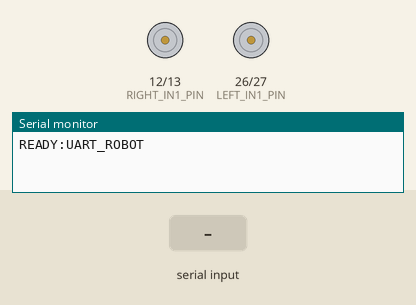
Bench run of a sketch on a simulated ESP32. Shown: motor-driver pin pairs drawn as motors (green arrow = first pin HIGH = forward, orange = second pin HIGH = backward, longer = more drive, scaled by the enable pin), the last lines printed to the serial monitor. The test bench sets the inputs (shaded band).

Above: at 1.2 s.
1.3 s: "M:FORWARD\n" received over Serial
At 1.7 s:
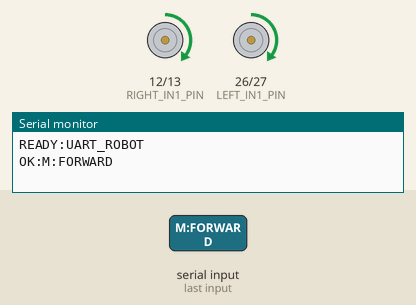
3.3 s: "M:BACKWARD\n" received over Serial
At 3.6 s:
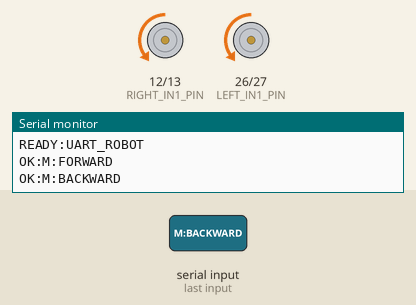
5.3 s: "M:LEFT\n" received over Serial
At 5.7 s:
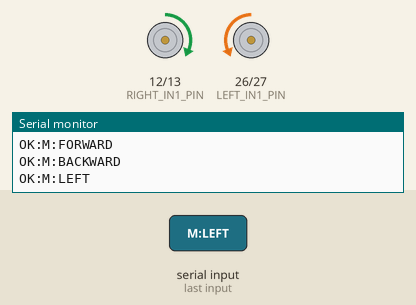
7.3 s: "M:RIGHT\n" received over Serial
At 7.7 s:
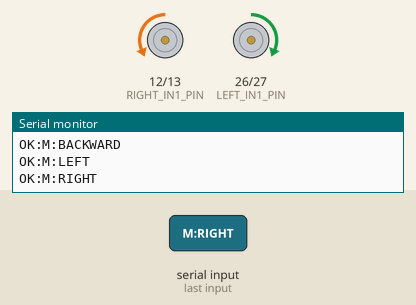
9.3 s: "M:FORWARD:45\n" received over Serial
At 9.7 s:
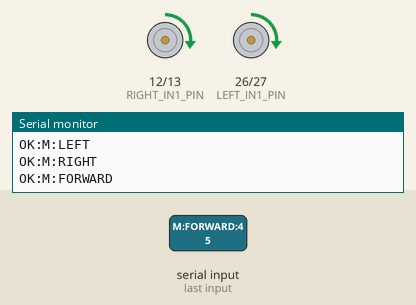
11.3 s: "M:BACKWARD:45\n" received over Serial
At 11.7 s:
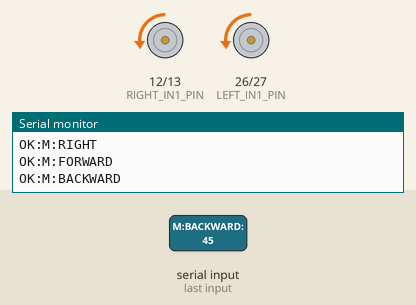
Timing chart, 0 to 14.3 s (numbered marks = the images above; inputs shaded):
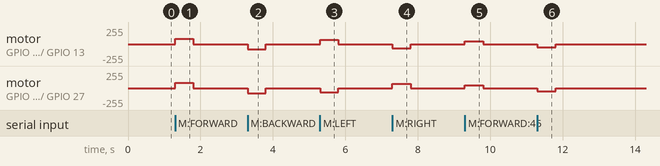

Measured:
- after the input at 1.3 s, motor on GPIO 12 (RIGHT_IN1_PIN) / GPIO 13 (RIGHT_IN2_PIN), motor on GPIO 26 (LEFT_IN1_PIN) / GPIO 27 (LEFT_IN2_PIN): stopped → forward 80/255 at once, → stopped 0.50 s later
- after the input at 3.3 s, motor on GPIO 12 (RIGHT_IN1_PIN) / GPIO 13 (RIGHT_IN2_PIN), motor on GPIO 26 (LEFT_IN1_PIN) / GPIO 27 (LEFT_IN2_PIN): stopped → backward 80/255 at once, → stopped 0.50 s later
- after the input at 5.3 s, motor on GPIO 12 (RIGHT_IN1_PIN) / GPIO 13 (RIGHT_IN2_PIN): stopped → forward 65/255 at once, → stopped 0.50 s later; motor on GPIO 26 (LEFT_IN1_PIN) / GPIO 27 (LEFT_IN2_PIN): stopped → backward 65/255 at once, → stopped 0.50 s later
- after the input at 7.3 s, motor on GPIO 12 (RIGHT_IN1_PIN) / GPIO 13 (RIGHT_IN2_PIN): stopped → backward 65/255 at once, → stopped 0.50 s later; motor on GPIO 26 (LEFT_IN1_PIN) / GPIO 27 (LEFT_IN2_PIN): stopped → forward 65/255 at once, → stopped 0.50 s later
- after the input at 9.3 s, motor on GPIO 12 (RIGHT_IN1_PIN) / GPIO 13 (RIGHT_IN2_PIN), motor on GPIO 26 (LEFT_IN1_PIN) / GPIO 27 (LEFT_IN2_PIN): stopped → forward 45/255 at once, → stopped 0.50 s later
- after the input at 11.3 s, motor on GPIO 12 (RIGHT_IN1_PIN) / GPIO 13 (RIGHT_IN2_PIN), motor on GPIO 26 (LEFT_IN1_PIN) / GPIO 27 (LEFT_IN2_PIN): stopped → backward 45/255 at once, → stopped 0.50 s later

The sketch:

uart_robot_controller.ino
```cpp
// UART robot firmware for Arduino/ESP32 style boards.
// Protocol from Python:
//   M:FORWARD:80
//   M:BACKWARD:80
//   M:LEFT:65
//   M:RIGHT:65
//   M:STOP
//   A:PICK
//   A:ARRIVE
//
// Adjust the motor pins below to match your driver wiring.

#if defined(ESP32)
const int LEFT_PWM_PIN = 25;
const int LEFT_IN1_PIN = 26;
const int LEFT_IN2_PIN = 27;
const int RIGHT_PWM_PIN = 14;
const int RIGHT_IN1_PIN = 12;
const int RIGHT_IN2_PIN = 13;

const int LEFT_PWM_CHANNEL = 0;
const int RIGHT_PWM_CHANNEL = 1;
const int PWM_FREQ = 20000;
const int PWM_RESOLUTION = 8;
#else
const int LEFT_PWM_PIN = 5;
const int LEFT_IN1_PIN = 7;
const int LEFT_IN2_PIN = 8;
const int RIGHT_PWM_PIN = 6;
const int RIGHT_IN1_PIN = 9;
const int RIGHT_IN2_PIN = 10;
#endif

const unsigned long COMMAND_TIMEOUT_MS = 500;

String inputLine;
unsigned long lastCommandMs = 0;

int clampSpeed(int speedValue) {
  if (speedValue < 0) {
    return 0;
  }
  if (speedValue > 255) {
    return 255;
  }
  return speedValue;
}

void writePwm(int leftSpeed, int rightSpeed) {
  leftSpeed = clampSpeed(leftSpeed);
  rightSpeed = clampSpeed(rightSpeed);

#if defined(ESP32)
  ledcWrite(LEFT_PWM_CHANNEL, leftSpeed);
  ledcWrite(RIGHT_PWM_CHANNEL, rightSpeed);
#else
  analogWrite(LEFT_PWM_PIN, leftSpeed);
  analogWrite(RIGHT_PWM_PIN, rightSpeed);
#endif
}

void setLeftMotor(int direction, int speedValue) {
  if (direction > 0) {
    digitalWrite(LEFT_IN1_PIN, HIGH);
    digitalWrite(LEFT_IN2_PIN, LOW);
  } else if (direction < 0) {
    digitalWrite(LEFT_IN1_PIN, LOW);
    digitalWrite(LEFT_IN2_PIN, HIGH);
  } else {
    digitalWrite(LEFT_IN1_PIN, LOW);
    digitalWrite(LEFT_IN2_PIN, LOW);
  }

#if defined(ESP32)
  ledcWrite(LEFT_PWM_CHANNEL, clampSpeed(speedValue));
#else
  analogWrite(LEFT_PWM_PIN, clampSpeed(speedValue));
#endif
}

void setRightMotor(int direction, int speedValue) {
  if (direction > 0) {
    digitalWrite(RIGHT_IN1_PIN, HIGH);
    digitalWrite(RIGHT_IN2_PIN, LOW);
  } else if (direction < 0) {
    digitalWrite(RIGHT_IN1_PIN, LOW);
    digitalWrite(RIGHT_IN2_PIN, HIGH);
  } else {
    digitalWrite(RIGHT_IN1_PIN, LOW);
    digitalWrite(RIGHT_IN2_PIN, LOW);
  }

#if defined(ESP32)
  ledcWrite(RIGHT_PWM_CHANNEL, clampSpeed(speedValue));
#else
  analogWrite(RIGHT_PWM_PIN, clampSpeed(speedValue));
#endif
}

void stopMotors() {
  setLeftMotor(0, 0);
  setRightMotor(0, 0);
}

void moveForward(int speedValue) {
  setLeftMotor(1, speedValue);
  setRightMotor(1, speedValue);
}

void moveBackward(int speedValue) {
  setLeftMotor(-1, speedValue);
  setRightMotor(-1, speedValue);
}

void turnLeft(int speedValue) {
  setLeftMotor(-1, speedValue);
  setRightMotor(1, speedValue);
}

void turnRight(int speedValue) {
  setLeftMotor(1, speedValue);
  setRightMotor(-1, speedValue);
}

int parseSpeed(const String &line, int defaultSpeed) {
  int secondColon = line.indexOf(':', 2);
  if (secondColon < 0) {
    return defaultSpeed;
  }
  return clampSpeed(line.substring(secondColon + 1).toInt());
}

void handleActionCommand(const String &action) {
  if (action == "PICK") {
    stopMotors();
    Serial.println("OK:A:PICK");
  } else if (action == "ARRIVE") {
    stopMotors();
    Serial.println("OK:A:ARRIVE");
  } else if (action == "PREPICK") {
    Serial.println("OK:A:PREPICK");
  } else if (action == "RETURN") {
    Serial.println("OK:A:RETURN");
  } else {
    Serial.print("ERR:UNKNOWN_ACTION:");
    Serial.println(action);
  }
}

void handleLine(String line) {
  line.trim();
  line.toUpperCase();
  if (line.length() == 0) {
    return;
  }

  lastCommandMs = millis();

  if (line.startsWith("M:FORWARD")) {
    moveForward(parseSpeed(line, 80));
    Serial.println("OK:M:FORWARD");
  } else if (line.startsWith("M:BACKWARD")) {
    moveBackward(parseSpeed(line, 80));
    Serial.println("OK:M:BACKWARD");
  } else if (line.startsWith("M:LEFT")) {
    turnLeft(parseSpeed(line, 65));
    Serial.println("OK:M:LEFT");
  } else if (line.startsWith("M:RIGHT")) {
    turnRight(parseSpeed(line, 65));
    Serial.println("OK:M:RIGHT");
  } else if (line == "M:STOP") {
    stopMotors();
    Serial.println("OK:M:STOP");
  } else if (line.startsWith("A:")) {
    handleActionCommand(line.substring(2));
  } else {
    Serial.print("ERR:UNKNOWN:");
    Serial.println(line);
  }
}

void setup() {
  pinMode(LEFT_IN1_PIN, OUTPUT);
  pinMode(LEFT_IN2_PIN, OUTPUT);
  pinMode(RIGHT_IN1_PIN, OUTPUT);
  pinMode(RIGHT_IN2_PIN, OUTPUT);

#if defined(ESP32)
  ledcSetup(LEFT_PWM_CHANNEL, PWM_FREQ, PWM_RESOLUTION);
  ledcSetup(RIGHT_PWM_CHANNEL, PWM_FREQ, PWM_RESOLUTION);
  ledcAttachPin(LEFT_PWM_PIN, LEFT_PWM_CHANNEL);
  ledcAttachPin(RIGHT_PWM_PIN, RIGHT_PWM_CHANNEL);
#else
  pinMode(LEFT_PWM_PIN, OUTPUT);
  pinMode(RIGHT_PWM_PIN, OUTPUT);
#endif

  stopMotors();
  Serial.begin(115200);
  lastCommandMs = millis();
  Serial.println("READY:UART_ROBOT");
}

void loop() {
  while (Serial.available() > 0) {
    char ch = static_cast<char>(Serial.read());
    if (ch == '\n') {
      handleLine(inputLine);
      inputLine = "";
    } else if (ch != '\r') {
      inputLine += ch;
    }
  }

  if (millis() - lastCommandMs > COMMAND_TIMEOUT_MS) {
    stopMotors();
  }
}
```
